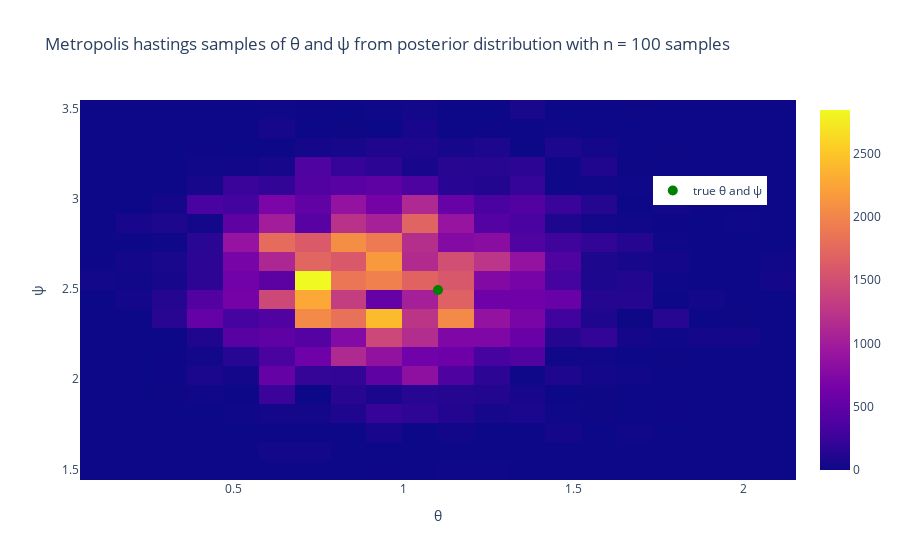

The cell this chart's notebook holds for it:
### Markdown cell above
#### e)
Repeat item 3d with n = 100 and n = 1000, still using the
values of (θ, ψ) from item 3a. Discuss the results.

### Code cell
#generate samples from the joint density
n = 100
X = np.random.normal(θ,ψ,n)
X_est_joint = metropolis_hastings_joint(posterior(X),N, y_sampling_func= y_sampling_bays) 

#joint histogram of the X_est_joint samples in the interval \[θ-1,θ+1\] and \[ψ-1,ψ+1\]
X_est_joint_interval = X_est_joint[(X_est_joint[:,0] > θ-1)*( X_est_joint[:,0] < θ+1)*(X_est_joint[:,1] > ψ-1)*( X_est_joint[:,1] < ψ+1)]
hist_joint_estimate,_,_ = np.histogram2d(X_est_joint_interval[:,0],X_est_joint_interval[:,1], bins = [20,20])
#Plotly histogram of the joint histogram along with the true values of θ and ψ
fig = go.Figure(data = [go.Heatmap(z = hist_joint_estimate, x = np.linspace(θ-1,θ+1,20), y = np.linspace(ψ-1,ψ+1,20), name = 'Estimated')])
fig.add_trace(go.Scatter(x = [θ], y = [ψ], mode = 'markers', marker = dict(size = 10, color = 'green'), name = 'true θ and ψ'))
fig.update_layout(title = 'Metropolis hastings samples of θ and ψ from posterior distribution with n = 100 samples',
                  xaxis_title = 'θ',
                  yaxis_title = 'ψ',
                    showlegend = True,
                    legend = dict(x = 0.8, y = 0.8))

fig.show()

### Figure 1 — Plotly figure (JSON) as saved in the notebook; plotly's stock layout.template omitted (floating-point values rounded to 4 significant figures; data arrays with more than 128 entries replaced by an {"elided": "..."} marker saying what was removed)
{"data": [{"name": "Estimated", "type": "heatmap", "x": [0.1018, 0.2071, 0.3124, 0.4176, 0.5229, 0.6282, 0.7334, 0.8387, 0.9439, 1.049, 1.154, 1.26, 1.365, 1.47, 1.576, 1.681, 1.786, 1.891, 1.997, 2.102], "y": [1.494, 1.599, 1.704, 1.81, 1.915, 2.02, 2.125, 2.231, 2.336, 2.441, 2.546, 2.652, 2.757, 2.862, 2.968, 3.073, 3.178, 3.283, 3.389, 3.494], "z": {"elided": "20x20 int values"}}, {"marker": {"color": "green", "size": 10}, "mode": "markers", "name": "true θ and ψ", "type": "scatter", "x": [1.102], "y": [2.494]}], "layout": {"legend": {"x": 0.8, "y": 0.8}, "showlegend": true, "title": {"text": "Metropolis hastings samples of θ and ψ from posterior distribution with n = 100 samples"}, "xaxis": {"title": {"text": "θ"}}, "yaxis": {"title": {"text": "ψ"}}}}
